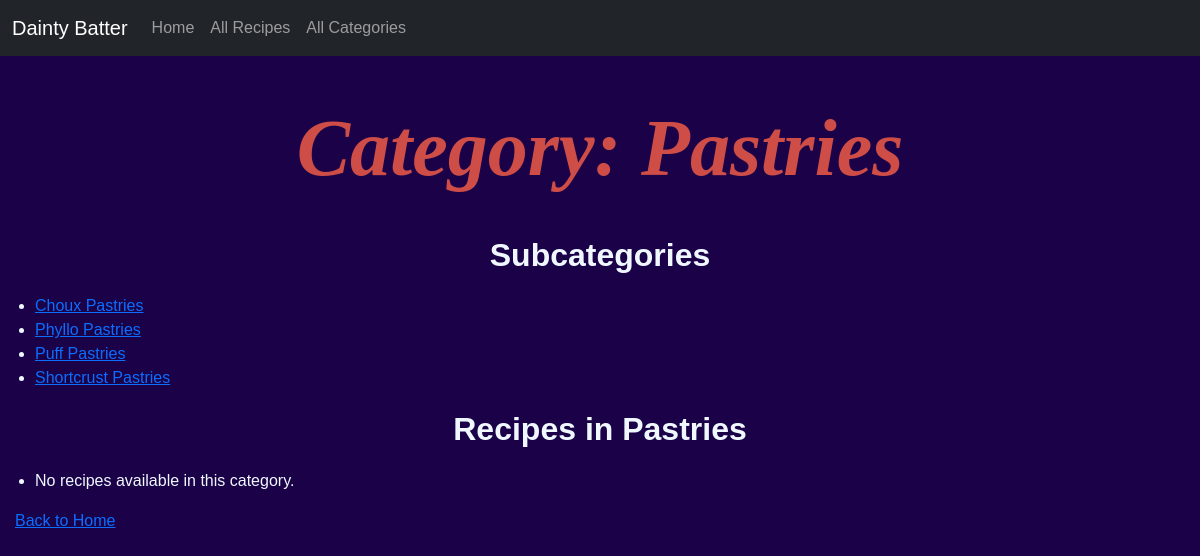
Screenshot of /categories/pastries/ with the database file from the repository.
### catalog/models.py (models this page shows, shortened)
class Category(models.Model):
    id = models.UUIDField(primary_key=True, default=uuid.uuid4, editable=False)
    name = models.CharField(
        max_length=200,
        unique=True,
        help_text='Enter a category of baked good (e.g., Breads, Cakes)'
    )
    parent = models.ForeignKey(
        'self',
        on_delete=models.SET_NULL,
        null=True,
        blank=True,
        related_name='subcategories',
        help_text='Select a parent category if this is a subcategory'
    )
    slug = models.SlugField(
        max_length=200,
        unique=True,
        blank=True,
        help_text='Auto-generated from name if left blank'
    )
    icon = models.ImageField(
        upload_to='category_icons/',
        null=True,
        blank=True,
        help_text='Optional icon for this category'
    )
    color = models.CharField(
        max_length=7,
        blank=True,
        help_text='Optional hex color code (e.g. #ffcc00)'
    )
    category_type = models.CharField(
        max_length=10,
        choices=CATEGORY_TYPE_CHOICES,
        default='main',
        help_text='Main category or subcategory'
    )
    class Meta:
        ordering = ['parent__name', 'name']
        verbose_name_plural = 'Categories'

### catalog/views.py (the view)
# urls.py: path('categories/<slug:slug>/', views.category_detail, name='category_detail'),
def category_detail(request, slug):
    category = get_object_or_404(Category, slug=slug)
    recipes = Recipe.objects.filter(category=category)
    subcategories = category.subcategories.all()
    context = {
        'category': category,
        'recipes': recipes,
        'subcategories': subcategories,
    }
    return render(request, 'categories/category_details.html', context)

### catalog/templates/categories/category_details.html (shortened to what this page needs)
{% extends "base.html" %}
{% load static %}
{% block content %}
  <h1>Category: {{ category.name }}</h1>
  {% if subcategories %}
    <h2>Subcategories</h2>
    <ul>
      {% for sub in subcategories %}
        <li>
          <a href="{% url 'category_detail' sub.slug %}">{{ sub.name }}</a>
        </li>
      {% endfor %}
    </ul>
  {% else %}
    <p>No subcategories available.</p>
  {% endif %}
  <h2>Recipes in {{ category.name }}</h2>
  <ul>
    {% for recipe in recipes %}
      <li>
        <a href="{% url 'recipe_detail' recipe.recipe_id %}">{{ recipe.title }}</a>
      </li>
    {% empty %}
      <li>No recipes available in this category.</li>
    {% endfor %}
  </ul>
  <p><a href="{% url 'home' %}">Back to Home</a></p>
{% endblock %}

### catalog/static/style.css (style rules this page uses)
body { background-color: #1A0148; color: aliceblue; text-align: inherit; font-family: "Montserrat", sans-serif; margin: 0; padding: 0; }
h1 { color: #CE4D47; text-align: center; font-family: "Brush Script MT", cursive; font-size: 5em; font-weight: 550; font-style: italic; margin: 0; padding: 20px 0; }
h2 { color: aliceblue; text-align: center; font-family: "Montserrat", sans-serif; font-weight: 600; margin: 20px 0; }
p { color: aliceblue; font-family: "Montserrat", sans-serif; margin: 10px 0; }
ul { color: aliceblue; font-family: "Montserrat", sans-serif; padding-left: 20px; }

### rows the page displays
Category: name "Pastries"
Category: name "Choux Pastries"
Category: name "Phyllo Pastries"
Category: name "Puff Pastries"
Category: name "Shortcrust Pastries"
